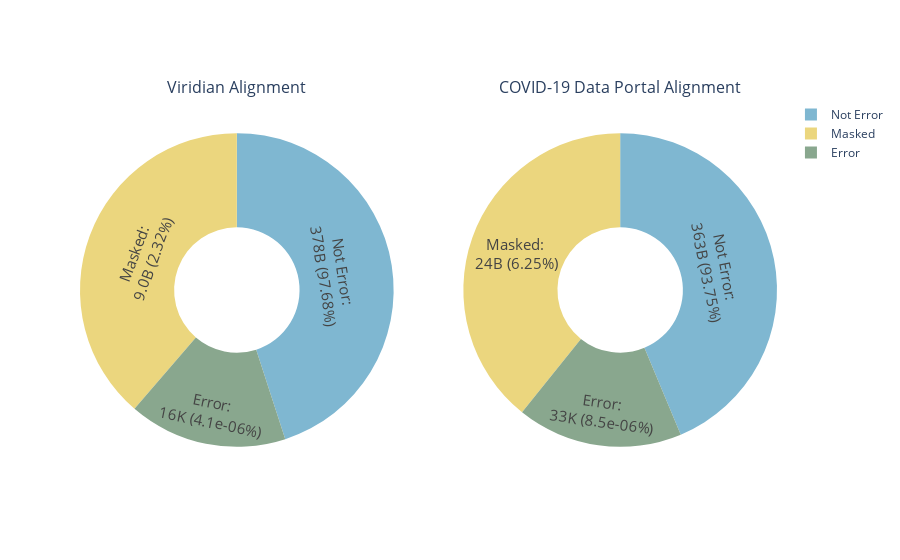

Notebook source saved alongside this figure:
### Code cell
# Create the subplots
fig = make_subplots(rows=1, cols=2, subplot_titles=['Viridian Alignment', 'COVID-19 Data Portal Alignment'],
                    specs=[[{'type':'pie'}, {'type':'pie'}]])

# Create the pie chart for VIR
pie_VIR = go.Pie(labels=df_VIR_plot['Category'], values=df_VIR_plot['Percentage'], hole=0.4,
                 text=df_VIR_plot['Category']+': <br>' + df_VIR_plot['Raw_number'].astype(str)+
                 ' ('+df_VIR_plot['Raw_Percentage'].apply(format_percentage)+')',
                 textinfo='percent+text',
                 marker={'colors': colors},
                 hovertemplate='%{label}<br>Current percentage: %{percent:.1%}<br>: %{text}',
                 textfont={'size': 15},
                 texttemplate='%{text}',# (%{percent:.1%})',
                 name='VIR')

# Add pie chart for VIR to subplot
fig.add_trace(pie_VIR, row=1, col=1)

# Create the pie chart for COL
pie_COL = go.Pie(labels=df_COL_plot['Category'], values=df_COL_plot['Percentage'], hole=0.4,
                 text=df_COL_plot['Category']+': <br>' + df_COL_plot['Raw_number'].astype(str)+
                 ' ('+df_COL_plot['Raw_Percentage'].apply(format_percentage)+')',
                 textinfo='percent+text',
                 marker={'colors': colors},
                 hovertemplate='%{label}<br>Current percentage: %{percent:.1%}<br>: %{text}',
                 textfont={'size': 15},
                 texttemplate='%{text}',# (%{percent:.1%})',
                 name='COL')

# Add pie chart for COL to subplot
fig.add_trace(pie_COL, row=1, col=2)

fig.show()
"""
# Set titles for the two subplots
# fig.update_layout(title_text="subplots_error")  # Increase figure size

# Save the figure as an HTML file
pio.write_html(fig, 'Figure/subplots_all.html')
"""

### Figure 1 — Plotly figure (JSON) as saved in the notebook; plotly's stock layout.template omitted (floating-point values rounded to 4 significant figures)
{"data": [{"domain": {"x": [0, 0.45], "y": [0, 1]}, "hole": 0.4, "hovertemplate": "%{label}<br>Current percentage: %{percent:.1%}<br>: %{text}", "labels": ["Masked", "Not Error", "Error"], "marker": {"colors": ["#EBD67E", "#7FB7D1", "#89A78E"]}, "name": "VIR", "text": ["Masked: <br>9.0B (2.32%)", "Not Error: <br>378B (97.68%)", "Error: <br>16K (4.1e-06%)"], "textfont": {"size": 15}, "textinfo": "percent+text", "texttemplate": "%{text}", "type": "pie", "values": [5.918e-11, 6.883e-11, 2.495e-11]}, {"domain": {"x": [0.55, 1], "y": [0, 1]}, "hole": 0.4, "hovertemplate": "%{label}<br>Current percentage: %{percent:.1%}<br>: %{text}", "labels": ["Masked", "Not Error", "Error"], "marker": {"colors": ["#EBD67E", "#7FB7D1", "#89A78E"]}, "name": "COL", "text": ["Masked: <br>24B (6.25%)", "Not Error: <br>363B (93.75%)", "Error: <br>33K (8.5e-06%)"], "textfont": {"size": 15}, "textinfo": "percent+text", "texttemplate": "%{text}", "type": "pie", "values": [6.175e-11, 6.874e-11, 2.687e-11]}], "layout": {"annotations": [{"font": {"size": 16}, "showarrow": false, "text": "Viridian Alignment", "x": 0.225, "xanchor": "center", "xref": "paper", "y": 1, "yanchor": "bottom", "yref": "paper"}, {"font": {"size": 16}, "showarrow": false, "text": "COVID-19 Data Portal Alignment", "x": 0.775, "xanchor": "center", "xref": "paper", "y": 1, "yanchor": "bottom", "yref": "paper"}]}}
